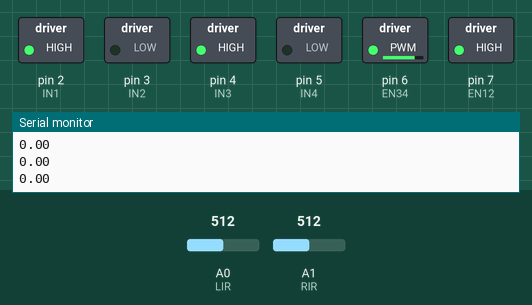
Recording of a sketch running on a simulated Arduino Uno, built with avr-gcc and run on an emulated ATmega328P. Parts: switched loads named in the sketch (green lamp = pin HIGH), the last lines printed to the serial monitor. Inputs (shaded band) come from the test bench; at power-on: A0 (LIR) = 512, A1 (RIR) = 512.

Above: at 1.2 s.
1.3 s: A0 (LIR) set to 716
At 2.5 s:
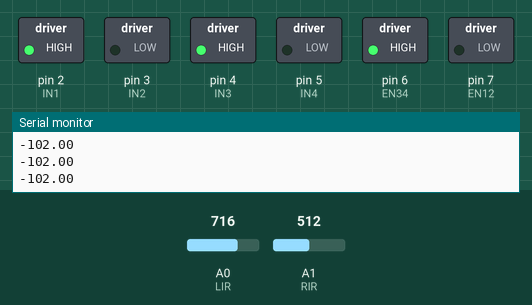
2.8 s: A1 (RIR) set to 306
At 3.1 s:
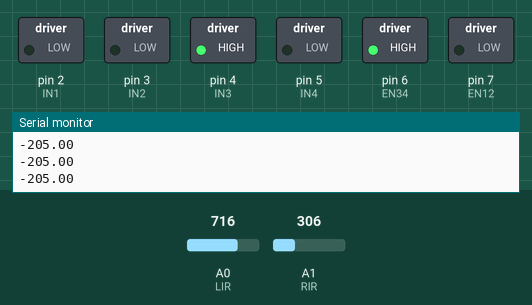
4.3 s: A0 (LIR) set to 122
At 5.5 s:
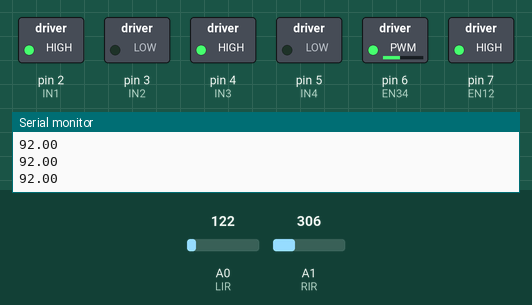
5.8 s: A1 (RIR) set to 511
At 7.0 s:
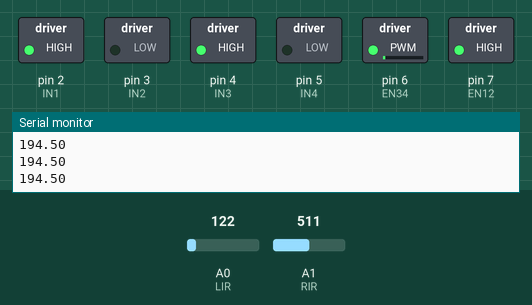
7.3 s: A0 (LIR) set to 0
At 8.5 s:
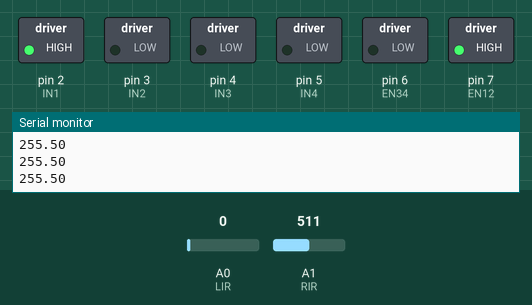
8.8 s: A1 (RIR) set to 407
10.3 s: A1 (RIR) set to 386
At 11.7 s:
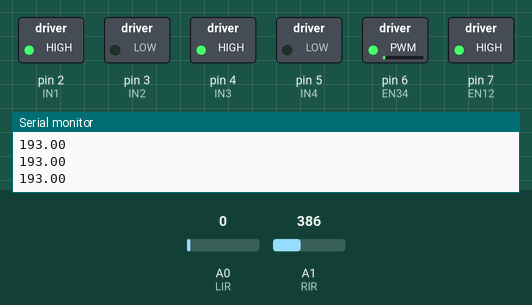
Timing chart, 0 to 12.8 s (numbered marks = the images above; inputs shaded):
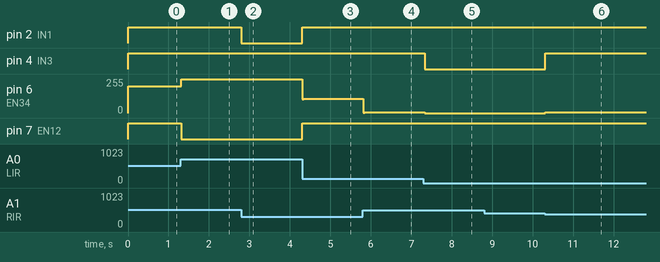

The sketch:

line-follower-draft.ino
```cpp
#define LIR A0
#define RIR A1

#define EN12 7
#define EN34 6

#define IN1 2
#define IN2 3
#define IN3 4
#define IN4 5

// PID Variables
float kp = 0.5;
float kd = 0.01;
float ki = 0.0;
int base_speed = 200;
float error = 0;
float integral = 0;
float derivative = 0;
float last_error = 0;
float output = 0;

void setup() {
  pinMode(LIR, INPUT);
  pinMode(RIR, INPUT);
  pinMode(IN1, OUTPUT);
  pinMode(IN2, OUTPUT);
  pinMode(IN3, OUTPUT);
  pinMode(IN4, OUTPUT);

  analogWrite(EN12, base_speed);  // Use analogWrite only once per update
  analogWrite(EN34, base_speed);

  Serial.begin(9600);
}

void loop() {
  int left = analogRead(LIR);   // 0 - 1023
  int right = analogRead(RIR);

  float error = (float)(right - left); // Positive if drifted left
  integral += error;
  derivative = error - last_error;
  float correction = kp * error + kd * derivative + ki * integral;

  int left_speed = base_speed + correction;
  int right_speed = base_speed - correction;

  // Clamp values between 0 and 255
  left_speed = constrain(left_speed, 0, 255);
  right_speed = constrain(right_speed, 0, 255);

  set_motor_speed(0, left_speed);
  set_motor_speed(1, right_speed);

  /*Serial.print("L: "); Serial.print(left);
  Serial.print(" R: "); Serial.print(right);*/
   // --------- Serial Plotter Output ---------
  //Serial.print("Correction: ");
  Serial.println(correction);
  delay(10);
  /*Serial.print("\tError: ");
  Serial.println(error);
  delay(2);*/

  last_error = error;
  delay(20);  // adjust for smoother response
}

void set_motor_speed(int motor, int speed) {
  if (motor == 0) { // Left motor
    if (speed > 0) {
      digitalWrite(IN1, HIGH);
      digitalWrite(IN2, LOW);
      analogWrite(EN12, speed);
    } else {
      digitalWrite(IN1, LOW);
      digitalWrite(IN2, LOW);
      analogWrite(EN12, 0);
    }
  } else if (motor == 1) { // Right motor
    if (speed > 0) {
      digitalWrite(IN3, HIGH);
      digitalWrite(IN4, LOW);
      analogWrite(EN34, speed);
    } else {
      digitalWrite(IN3, LOW);
      digitalWrite(IN4, LOW);
      analogWrite(EN34, 0);
    }
  }
}
```

Measured:
- the behaviour switches between 399 and 398 on A1 (RIR) (found by bisection; images 5 and 6)
- after the input at 1.3 s, pin 6 (EN34): 200/255 → 255/255 at once; pin 7 (EN12): HIGH → LOW at once
- after the input at 2.8 s, pin 2 (IN1): HIGH → LOW at once
- after the input at 4.3 s, pin 2 (IN1), pin 7 (EN12): LOW → HIGH at once; pin 6 (EN34): 255/255 → 108/255 at once
- after the input at 5.8 s, pin 6 (EN34): 108/255 → 5/255 at once
- after the input at 7.3 s, pin 4 (IN3): HIGH → LOW at once; pin 6 (EN34): 5/255 → 0/255 at once
- after the input at 10.3 s, pin 4 (IN3): LOW → HIGH at once; pin 6 (EN34): 0/255 → 7/255 at once
